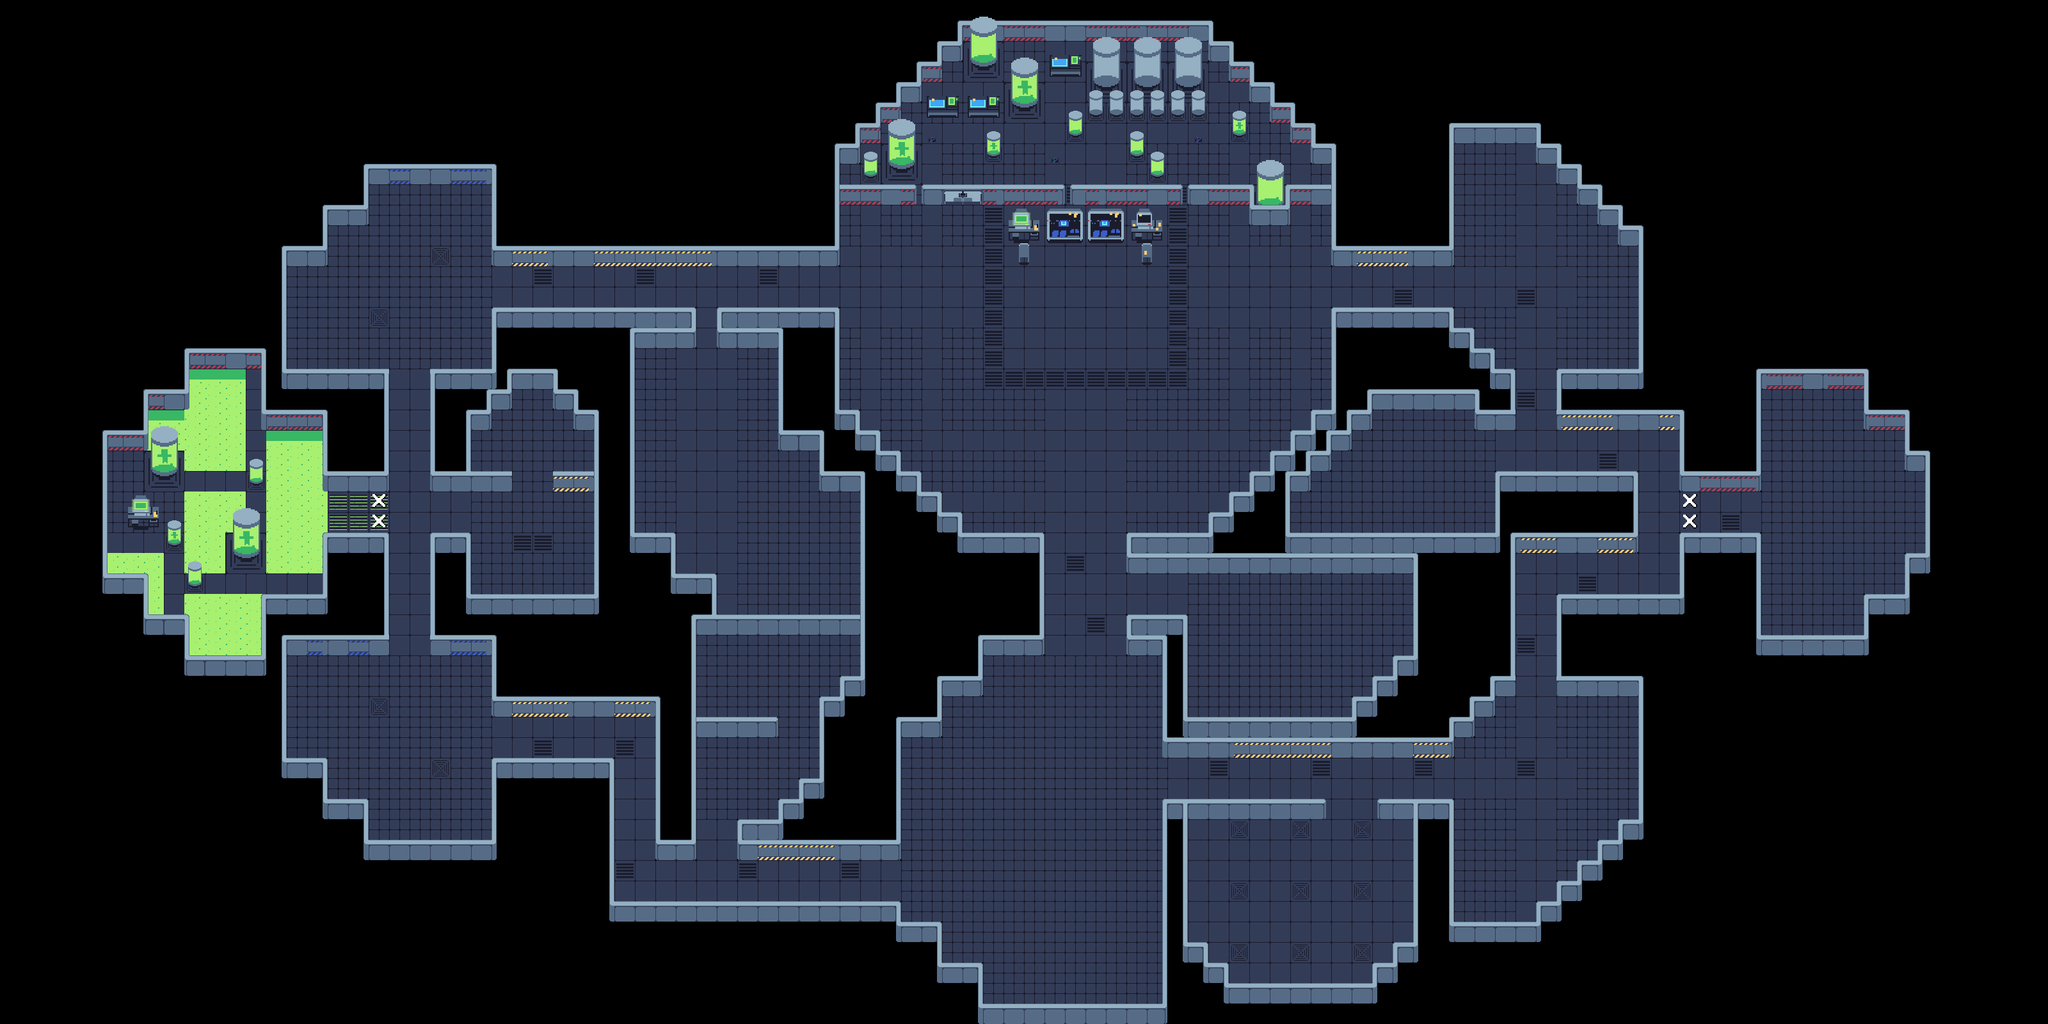

Rendered tile map (Tiled .tmx) drawn with the repository's tilesets; below, a short description and the map source with its tile grids summarised:
An orthogonal 100x50 tile map with 32x32 px tiles, 6 tile layers (ground, wall, wallart, Obj, ...), 6 tilesets.

<map version="1.8" tiledversion="1.8.4" orientation="orthogonal" renderorder="right-down" width="100" height="50" tilewidth="32" tileheight="32" infinite="0" nextlayerid="8" nextobjectid="1">
 <tileset firstgid="1" name="tileset x1" tilewidth="32" tileheight="32" tilecount="851" columns="37">
  <image source="tileset x1.png" width="1184" height="736" />
 </tileset>
 <tileset firstgid="852" name="props and items x1" tilewidth="32" tileheight="32" tilecount="528" columns="24">
  <image source="props and items x1.png" width="768" height="704" />
 </tileset>
 <tileset firstgid="1380" name="props and items x2" tilewidth="32" tileheight="32" tilecount="2112" columns="48">
  <image source="props and items x2.png" width="1536" height="1408" />
 </tileset>
 <tileset firstgid="3492" name="Tileset" tilewidth="32" tileheight="32" tilecount="280" columns="5">
  <image source="Tileset.png" width="176" height="1792" />
 </tileset>
 <tileset firstgid="3772" name="tileset x2" tilewidth="32" tileheight="32" tilecount="3404" columns="74">
  <image source="tileset x2.png" width="2368" height="1472" />
 </tileset>
 <tileset firstgid="7176" name="button UI x2" tilewidth="32" tileheight="32" tilecount="144" columns="12">
  <image source="button UI x2.png" width="384" height="384" />
 </tileset>
 <layer id="2" name="ground" width="100" height="50">
  <data>[5000 cells, 1916 non-empty, 13 distinct tile ids]</data>
 </layer>
 <layer id="3" name="wall" width="100" height="50">
  <data>[5000 cells, 826 non-empty, 36 distinct tile ids]</data>
 </layer>
 <layer id="4" name="wallart" width="100" height="50">
  <data>[5000 cells, 97 non-empty, 15 distinct tile ids]</data>
 </layer>
 <layer id="6" name="Obj" width="100" height="50">
  <data>[5000 cells, 121 non-empty, 47 distinct tile ids]</data>
 </layer>
 <layer id="7" name="Obj2" width="100" height="50">
  <data>[5000 cells, 32 non-empty, 14 distinct tile ids]</data>
 </layer>
 <layer id="5" name="interact" width="100" height="50">
  <data>[5000 cells, 0 non-empty, 0 distinct tile ids]</data>
 </layer>
</map>
